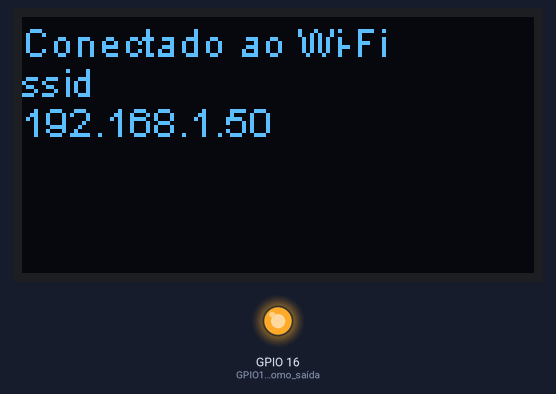
The sketch below on a simulated ESP32. Parts: 128×64 one-colour display, output pins drawn as LEDs (lit = HIGH). WiFi joins after 1.5 s; servers stay silent unless stated; network time is answered at once with the bench clock; the local clock reads 2024-03-15 10:24:30 at power-on unless the sketch sets it; what the sketch prints to the serial monitor is not drawn.

Above: at 1.6 s.

The sketch:

esp32ntp_1.ino
```cpp
/*

Como configurar o protocolo ntp no ESP32 LoRa
Autor: Paulo S. Abreu
04-maio-2018

Referências:
https://github.com/arduino-libraries/NTPClient
Sobre dia, mês e ano:
https://github.com/arduino-libraries/NTPClient/issues/36
e o cálculo pode ser encontrado em:
https://github.com/taranais/NTPClient/blob/master/NTPClient.cpp


*/

// biblioteca para conexão Wi-Fi
#include <WiFi.h>
//biblioteca para comunicação com o display
#include "SSD1306.h"
// bibliotecas para usar protocolo ntp
#include <NTPClient.h>
#include <WiFiUdp.h>

// construtor do objeto do display
// parametros: address,SDA,SCL
// (Documentação da placa WiFi LoRa 32)
SSD1306 tela(0x3c, 4, 15);

// ssid e senha da rede Wi-Fi à qual
// você pretende se conectar.
const char *ssid     = "ssid";
const char *password = "senha do wifi";

// Cria uma instância UDP para permitir enviar e receber pacotes UDP
WiFiUDP ntpUDP;
int16_t utc = -3; //UTC -3:00 Brazil
// NTPClient timeClient(ntpUDP, NTP_ADDRESS, NTP_OFFSET, NTP_INTERVAL);
// define servidor ntp do NIC.br
NTPClient timeClient(ntpUDP, "a.st1.ntp.br", utc*3600, 60000);

void setup(){
  Serial.begin(115200);   // para debug apenas
  // Preparação do display

  //configura GPIO16 como saida
  pinMode(16,OUTPUT);       // GPIO16 como saída
  digitalWrite(16, LOW);    // reseta o OLED
  delay(10);                // aguarda pelo menos 5 ms
  digitalWrite(16, HIGH);   // mantém GPIO16 em 1 durante uso do OLED
  tela.init();              // inicializa o display
  tela.clear();             // limpa a tela do display

  // Coloca aviso de que vamos tentar nos conectar ao Wi-Fi
  tela.drawString(0, 0, "Conectando ao Wi-Fi");
  tela.display();

  // Conexão ao Wi-Fi
  WiFi.begin(ssid, password);   // inicializa o Wi-Fi

  // aguarda a conexão à rede Wi-Fi
  // Sai do loop se 60 * 500ms = 30s se passarem sem
  // que conexão seja estabelecida.
  int count = 0;
  while ( WiFi.status() != WL_CONNECTED && count < 60) {
    delay ( 500 );
    count++;
    tela.drawString(count, 10, "o");  // prepara o texto.
    tela.display();                   // mostra o texto no display.
  }
  if (count == 60) {
    tela.clear();   // apaga o texto que está no display
    tela.drawString(0, 0, "Falha tentando conectar ao Wi-Fi");
    tela.display(); // mostra o texto preparado no display
  } else {
    tela.clear();   // apaga o texto que está no display
    tela.drawString(0, 0, "Conectado ao Wi-Fi");
    // mostra o ssid da rede wifi
    tela.drawString(0, 10, WiFi.SSID());
    // mostra o endereço IP recebido
    tela.drawString(0, 20, WiFi.localIP().toString());
    tela.display(); // mostra o texto preparado no display
  }

  timeClient.begin();

}

void loop() {
  timeClient.update();
  int dia_da_semana = ((timeClient.getEpochTime() / 86400L) + 4) %7;
  switch (dia_da_semana) {
   case 0:
     Serial.println("Domingo");
   break;

   case 1:
     Serial.println("Segunda-feira");
   break;

   case 2:
     Serial.println("Terça-feira");
   break;

   case 3:
     Serial.println("Quarta-feira");
   break;

   case 4:
     Serial.println("Quinta-feira");
   break;

   case 5:
     Serial.println("Sexta-feira");
   break;

   case 6:
     Serial.println("Sábado");
   break;
   }

  Serial.println(timeClient.getFormattedTime());
  delay(2000);
}
```
